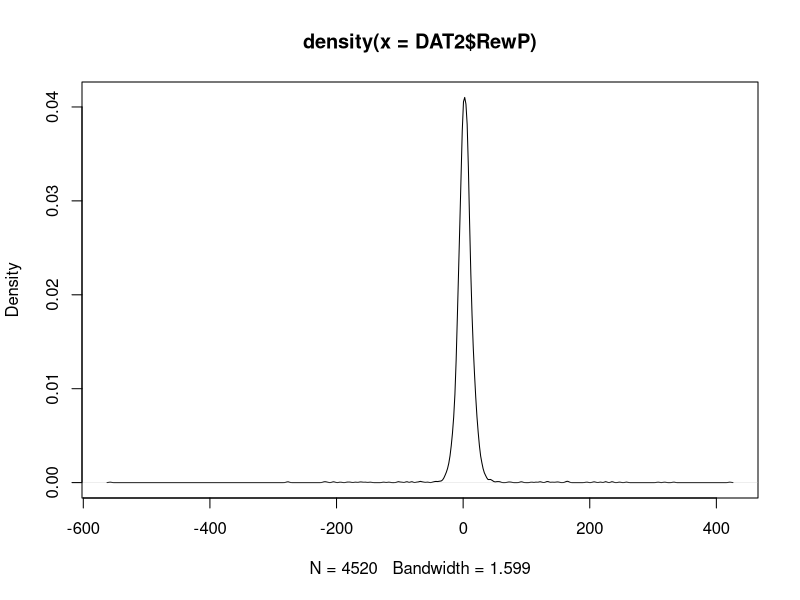
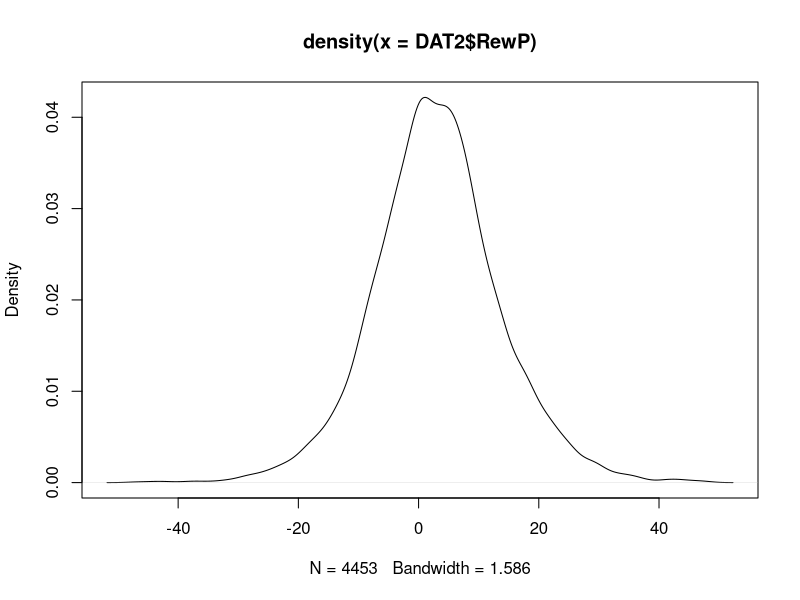

These figures' R source, in order: (Note: this script raises an error after producing the figures.)
# Keith Lohse
# Date: 2019-06-25

## Opening libraries -----------------------------------------------------------
library("ggplot2"); library("lme4"); library("lmerTest");library("dplyr");
library("car")

# if you do not already have these libraries installed, you will need to run:
# install.packages("ggplot2"); install.packages("lme4"); install.packages("lmerTest");
# install.packages("dplyr"); install.packages("car")

## Set working Directory ------------------------------------------------
getwd()

setwd("~/GitHub/cat_learn/")
getwd()

# let's see what is in the data folder
list.files()


##  Create a new smaller dataframe, REST, PRE, PRAC ----------------------------
DATA <- read.csv("./data_MASTER.csv", 
                 header = TRUE, sep=",",na.strings=c("","NA"))
head(DATA)

DATA$trial.c<-(DATA$trial-mean(DATA$trial))/10 #1-unit change = 10 trials
DATA$stim_cat<-factor(DATA$stim_cat)
DATA$resp_cat<-factor(DATA$resp_cat)
DATA$next_resp_same_cat<-factor(DATA$next_resp_same_cat)
DATA$prev_resp_same_cat<-factor(DATA$prev_resp_same_cat)

# Removing NAs for missed responses (1 exclusion)
DAT2<-subset(DATA, correct != "NA")
# Removing NAs for artifact rejection in the RewP (92 exclusions)
DAT2<-subset(DAT2, RewP != "NA")

## Removing statistical outliers in the data -----------------------------------
# Removing RewP Outliers ----
summary(DAT2$RewP)
sd(DAT2$RewP)
quantile(DAT2$RewP, c(0.0005,0.50,0.9995))
plot(density(DAT2$RewP))

DAT2<-subset(DAT2, RewP >= -50)
DAT2<-subset(DAT2, RewP <= 50)
plot(density(DAT2$RewP))


## Merging the acquistion data with the learning data --------------------------
LEARN <- read.csv("./data_POST_AVE.csv", 
                 header = TRUE, sep=",",na.strings=c("","NA"))
head(LEARN)



# selecting the subset of columns we want (ignoring individual categories for now)
head(LEARN[c(1,2,8,14,15,21,27,28,29,30,36:46)])

LEARN2<-LEARN[c(1,2,8,14,15,21,27,28,29,30,36:46)]

COMB <- merge(DAT2, LEARN2, by ="subID")
head(COMB)

## -------------------------- Overall Analyses ---------------------------------
## ------------------------ Single Trial Analyses ------------------------------
## Improvement Over Time During Practice ---------------------------------------
## Does accuracy improve over time?
head(COMB)
COMB$hit_binom<-(COMB$hit+1)/2
COMB$sterile.c<-(as.numeric(COMB$acq_cond)-1.5)*2
summary(as.factor(COMB$sterile))
summary(COMB$trial.c)

contrasts(COMB$stim_cat)<-contr.poly(5)

p01<-glmer(hit_binom~
             # Fixed-effects
             1+stim_cat*sterile.c*trial.c+ # adding in interaction
             # Random-effects
             (1+trial.c|subID)+(1|subID:stim_cat), data=COMB, family = binomial)

summary(p01)

Anova(p01, type=c("III"))  


## Aggregate RewP --------------------------------------------------------------
POST <- read.csv("./data_POST_LONG.csv", 
                 header = TRUE, sep=",",na.strings=c("","NA"))
POST$sterile.c<-(as.numeric(POST$acq_cond)-1.5)*2
head(POST)
AVE<-subset(POST, post_cond=="game" & rotated=="-1")
AVE<-subset(AVE, RewP_diff_Windows!="NA")
summary(AVE$RewP_diff_Windows)

m02<-lm(RewP_diff_Windows~sterile.c, data=AVE)
summary(m02)
anova(m02)
t.test(RewP_diff_Windows~acq_cond, data=AVE, paired=FALSE, var.equal=TRUE)


## Primary Analysis: Engagement --------------------------------------------------
head(AVE)
m05<-lm(eng_total~acq_cond, data=AVE)
summary(m05)
t.test(eng_total~acq_cond, data=AVE ,var.equal=TRUE)




## Practice Performance as a funciton of RewP ----------------------------------
head(LEARN)
LEARN$sterile.c<-(as.numeric(LEARN$acq_cond)-1.5)*2

m00a<-lm(sqrt(acq_total)~sterile.c+RewP_diff_Windows, data=LEARN)
summary(m00a)
#plot(m00b)
summary(LEARN$acq_cond)

m00b<-lm(sqrt(acq_total)~sterile.c+RewP_hit_ave_Windows+RewP_miss_ave_Windows, 
         data=LEARN)
summary(m00b)
#plot(m00b)
## -----------------------------------------------------------------------------



## Figure 3: Plot of Accuracy over Time by Category ----------------------------
labels <- c(game = "Game Group", sterile = "Sterile Group")

ggplot(data = COMB, 
       mapping = aes(x = trial, y = hit_binom)) +
  geom_jitter(aes(fill=stim_cat), pch=21, size= 2, height=0.01) + 
  stat_smooth(aes(color=stim_cat, lty=stim_cat), lwd=1.5, method="lm", se=FALSE)+
  facet_wrap(~acq_cond, labeller=labeller(acq_cond=labels))+
  scale_x_continuous(name = "Trial Number") +
  scale_y_continuous(name = "Proportion Correct")+
  scale_linetype_manual(name="Stimulus Category",
                    breaks=c("1", "2", "3", "4", "5"),
                    labels=c("Cat 1", "Cat 2", "Cat 3", "Cat 4", "Cat 5"),
                    values = c(1,2,4,5,6))+
  scale_fill_manual(name="Stimulus Category",
                    breaks=c("1", "2", "3", "4", "5"),
                    labels=c("Cat 1", "Cat 2", "Cat 3", "Cat 4", "Cat 5"),
                    values = c("black", "grey20", "grey30", "grey40", "grey50"))+
  scale_color_manual(name="Stimulus Category",
                    breaks=c("1", "2", "3", "4", "5"),
                    labels=c("Cat 1", "Cat 2", "Cat 3", "Cat 4", "Cat 5"),
                    values = c("black", "grey20", "grey30", "grey40", "grey50"))+
  theme(axis.text=element_text(size=16, colour="black"), 
        axis.title=element_text(size=16,face="bold"),
        legend.text=element_text(size=16),
        legend.title=element_text(size=16,face="bold"),
        strip.text = element_text(size=16, face="bold"),
        legend.position = "bottom")
## -----------------------------------------------------------------------------



## Sequential Effects on the RewP -----------------------------------------------
head(COMB)
SEQ <- subset(COMB, prev_resp_hit != "NA")
summary(as.factor(SEQ$sterile.c))  
summary(as.factor(SEQ$hit))  
summary(as.factor(SEQ$prev_resp_hit))  


s01<-lmer(RewP~
            # Fixed-effects
            1+sterile.c*trial.c*hit*prev_resp_hit+ # adding in interaction
            # Random-effects
            (1+trial.c|subID)+(1|subID:stim_cat), data=SEQ, REML=FALSE)

summary(s01)

Anova(s01, type=c("III"))


## Figure 6A: Sequential Effect on RewP ----------------------------------------
head(COMB)
labels <- c(correct = "Previous Correct", incorrect = "Previous Incorrect")

ggplot(data = SEQ, 
       mapping = aes(x = correct, y = RewP)) +
  geom_jitter(aes(fill=correct), position=position_jitterdodge(dodge.width=1), 
              pch=21, size=3, alpha = .6) + 
  geom_boxplot(aes(fill=correct), alpha = .8, notch=FALSE, 
               col="black", lwd=1, outlier.shape=NA)+
  scale_fill_manual(values = c("grey40", "white"))+
  facet_wrap(~prev_resp_correct, labeller=labeller(prev_resp_correct=labels))+
  scale_x_discrete(name = "Current Response") +
  scale_y_continuous(name = expression("sFA ("*mu*"V)"), limits=c(-50,50))+
  theme(axis.text=element_text(size=16, colour="black"), 
        axis.title=element_text(size=16,face="bold"),
        strip.text = element_text(size=16, face="bold"),
        legend.position = "none")


## Figure 6B: RewP Over Time ---------------------------------------------------
head(COMB)
labels <- c(correct = "Previous Correct", incorrect = "Previous Incorrect")

ggplot(data = SEQ, 
       mapping = aes(x = trial, y = RewP)) +
  geom_point(aes(fill=correct), pch=21, size=3, alpha = .6) + 
  stat_smooth(aes(lty=correct), col="black", method="lm", lwd = 1.5, se=FALSE)+
  facet_wrap(~prev_resp_correct, labeller=labeller(prev_resp_correct=labels))+
  scale_x_continuous(name = "Trial Number") +
  scale_y_continuous(name = expression("sFA ("*mu*"V)"), limits=c(-50,50))+
  scale_linetype_manual(name="Current Response",
                        breaks=c("correct", "incorrect"),
                        labels=c("Correct", "Incorrect"),
                        values = c(1,4))+
  scale_fill_manual(name="Current Response",
                    breaks=c("correct", "incorrect"),
                    labels=c("Correct", "Incorrect"),
                    values = c("grey40","white"))+
  theme(axis.text=element_text(size=16, colour="black"), 
        axis.title=element_text(size=16,face="bold"),
        legend.text=element_text(size=16),
        legend.title=element_text(size=16,face="bold"),
        strip.text = element_text(size=16, face="bold"),
        legend.position = "bottom")






## Retaining or Changing Responses ---------------------------------------------
## Does RewP predict keeping the same response or changing your response
# the next time you see a stimulus of the same category:
NEXT<-subset(COMB, next_cat_change != "NA")
head(NEXT)
summary(NEXT$next_cat_change)
summary(NEXT$RewP)
NEXT$RewP.c<-NEXT$RewP-mean(NEXT$RewP)
summary(NEXT$RewP.c)
summary(as.factor(NEXT$hit))
summary(as.factor(NEXT$sterile.c))


n01<-glmer(next_cat_change~
             # Fixed-effects
             1+sterile.c*trial.c*RewP.c*hit+ # adding in interaction
             # Random-effects
             (1+trial.c|subID)+(1|subID:stim_cat), data=NEXT, family = binomial)


summary(n01)
Anova(n01, type=c("III"))

## Figure 7A: Plot of Accuracy over Time by Category ---------------------------
labels <- c(game = "Game Group", sterile = "Sterile Group")

ggplot(data = NEXT, 
       mapping = aes(x = trial, y = next_cat_change)) +
  geom_jitter(aes(fill=stim_cat), pch=21, size= 2, height=0.01) + 
  stat_smooth(aes(col=stim_cat, lty=stim_cat), lwd=1.5, method="lm", se=FALSE)+
  facet_wrap(~acq_cond, labeller=labeller(acq_cond=labels))+
  scale_linetype_manual(name="Stimulus Category",
                        breaks=c("1", "2", "3", "4", "5"),
                        labels=c("Cat 1", "Cat 2", "Cat 3", "Cat4", "Cat 5"),
                        values = c(1,2,4,5,6))+
  scale_fill_manual(name="Stimulus Category",
                    breaks=c("1", "2", "3", "4", "5"),
                    labels=c("Cat 1", "Cat 2", "Cat 3", "Cat4", "Cat 5"),
                    values = c("black", "grey20", "grey30", "grey40", "grey50"))+
  scale_color_manual(name="Stimulus Category",
                     breaks=c("1", "2", "3", "4", "5"),
                     labels=c("Cat 1", "Cat 2", "Cat 3", "Cat4", "Cat 5"),
                     values = c("black", "grey20", "grey30", "grey40", "grey50"))+
  scale_x_continuous(name = "Trial Number") +
  scale_y_continuous(name = "Proportion of Change")+
  theme(axis.text=element_text(size=16, colour="black"), 
        axis.title=element_text(size=16,face="bold"),
        legend.text=element_text(size=16),
        legend.title=element_text(size=16,face="bold"),
        strip.text = element_text(size=16, face="bold"),
        legend.position = "bottom")

## Figure 7B: Switching by Trial and Accuracy ----------------------------------
labels <- c(game = "Game Group", sterile = "Sterile Group")

ggplot(data = NEXT, 
       mapping = aes(x = trial, y = next_cat_change)) +
  geom_point(aes(fill=correct), pch=21, size=3, alpha = .6) + 
  stat_smooth(aes(lty=correct, col=correct), method="lm", lwd = 1.5, se=FALSE)+
  facet_wrap(~acq_cond, labeller=labeller(acq_cond=labels))+
  scale_x_continuous(name = "Trial Number") +
  scale_y_continuous(name = "Proportion of Change")+
  scale_linetype_manual(name="Current Response",
                        breaks=c("correct", "incorrect"),
                        labels=c("Correct", "Incorrect"),
                        values = c(1,4))+
  scale_color_manual(name="Current Response",
                    breaks=c("correct", "incorrect"),
                    labels=c("Correct", "Incorrect"),
                    values = c("black","black"))+
  scale_fill_manual(name="Current Response",
                    breaks=c("correct", "incorrect"),
                    labels=c("Correct", "Incorrect"),
                    values = c("grey20","white"))+
  theme(axis.text=element_text(size=16, colour="black"), 
        axis.title=element_text(size=16,face="bold"),
        legend.text=element_text(size=16),
        legend.title=element_text(size=16,face="bold"),
        strip.text = element_text(size=16, face="bold"),
        legend.position = "bottom")
## -----------------------------------------------------------------------------

## Figure 7B: Switching by RewP and Accuracy ----------------------------------
labels <- c(game = "Game Group", sterile = "Sterile Group")

head(NEXT)

ggplot(data = NEXT, 
       mapping = aes(x = RewP, y = next_cat_change)) +
  geom_point(aes(fill=correct), pch=21, size=3, alpha = .6) + 
  stat_smooth(aes(lty=correct, col=correct), method="lm", lwd = 1.5, se=FALSE)+
  facet_wrap(~acq_cond, labeller=labeller(acq_cond=labels))+
  scale_x_continuous(name = expression("Current sFA ("*mu*"V)")) +
  scale_y_continuous(name = "Proportion of Change")+
  scale_linetype_manual(name="Current Response",
                        breaks=c("correct", "incorrect"),
                        labels=c("Correct", "Incorrect"),
                        values = c(1,4))+
  scale_color_manual(name="Current Response",
                     breaks=c("correct", "incorrect"),
                     labels=c("Correct", "Incorrect"),
                     values = c("black","black"))+
  scale_fill_manual(name="Current Response",
                    breaks=c("correct", "incorrect"),
                    labels=c("Correct", "Incorrect"),
                    values = c("black","white"))+  
  theme(axis.text=element_text(size=16, colour="black"), 
        axis.title=element_text(size=16,face="bold"),
        legend.text=element_text(size=16),
        legend.title=element_text(size=16,face="bold"),
        strip.text = element_text(size=16, face="bold"),
        legend.position = "bottom")
## -----------------------------------------------------------------------------


## Registered Analyses: Effects on Learning ------------------------------------
head(POST)
POST$sterile<-(as.numeric(POST$acq_cond)-1.5)*2
summary(as.factor(POST$sterile))  

m01<-lmer(rt_correct~
            # Fixed-effects
            1+
            sterile*retention*rotated+ # adding in interaction
            # Random-effects
            (1|subID)+(1|retention:subID)+(1|rotated:subID), data=POST, REML=FALSE)
Anova(m01, type="III")
summary(m01)



## Figure 3A: Number Correct as a Function of Group, Condition, and Rotation -----
labels <- c(game = "Game Group", sterile = "Sterile Group")

ggplot(data = POST, 
       mapping = aes(x = post_cond, y = num_correct)) +
  geom_jitter(aes(fill=as.factor(rotated)), position=position_jitterdodge(dodge.width=0.75), 
              pch=21, size=1.5, stroke=1, col="black", alpha = .8) + 
  geom_boxplot(aes(fill=as.factor(rotated)), alpha = .8, notch=FALSE, 
               col="black", lwd=1, outlier.shape=NA)+
  facet_wrap(~acq_cond, labeller=labeller(acq_cond=labels))+
  scale_x_discrete(name = "Post-Test Condition") +
  scale_y_continuous(name = "Number Correct")+
  scale_fill_manual(name="Stimulus Orientation",
                    breaks=c("-1", "1"),
                    labels=c("Original", "Rotated"),
                    values = c("grey20", "white"))+
  theme(axis.text=element_text(size=16, colour="black"), 
        axis.title=element_text(size=16,face="bold"),
        legend.text=element_text(size=16),
        legend.title=element_text(size=16,face="bold"),
        strip.text = element_text(size=16, face="bold"),
        legend.position = "bottom")







## Primary Analysis: Response Time on Correct Trials ---------------------------
m01<-lmer(md_crt_time~
            # Fixed-effects
            1+
            sterile*retention*rotated+ # adding in interaction
            # Random-effects
            (1|subID)+(1|retention:subID)+(1|rotated:subID), data=POST, REML=FALSE)

Anova(m01, type = "III")
summary(m01)



## Figure 3B: Median Correct Response Time as a Function of Group --------------
## Condition, and Rotation 
labels <- c(game = "Game Group", sterile = "Sterile Group")

ggplot(data = POST, 
       mapping = aes(x = post_cond, y = md_crt_time)) +
  geom_jitter(aes(fill=as.factor(rotated)), position=position_jitterdodge(dodge.width=0.75), 
              pch=21, size=1.5, stroke=1, col="black", alpha = .8) + 
  geom_boxplot(aes(fill=as.factor(rotated)), alpha = .8, notch=FALSE, 
               col="black", lwd=1, outlier.shape=NA)+
  facet_wrap(~acq_cond, labeller=labeller(acq_cond=labels))+
  scale_x_discrete(name = "Post-Test Condition") +
  scale_y_continuous(name = "Median Response Time on\n Correct Trials (s)")+
  scale_fill_manual(name="Stimulus Orientation",
                    breaks=c("-1", "1"),
                    labels=c("Original", "Rotated"),
                    values = c("grey20", "white"))+
  theme(axis.text=element_text(size=16, colour="black"), 
        axis.title=element_text(size=16,face="bold"),
        legend.text=element_text(size=16),
        legend.title=element_text(size=16,face="bold"),
        strip.text = element_text(size=16, face="bold"),
        legend.position = "bottom")




## Primary Analysis: RewP -------------------------------------------------------
head(LEARN)
LEARN$rt_correct<-sqrt(LEARN$post_total)
m02b<-(lm(rt_correct~acq_cond+RewP_ave+acq_total, data=LEARN))
summary(m02b)
#plot(m02b)
head(LEARN)
m05b<-(lm(rt_correct~acq_cond+eng_total+acq_total, data=LEARN))
summary(m05b)
#plot(m05b)








## ------------------ Simulation code ------------------------------------------
#"Dissociating the Contributions of Reward-Prediction Errors to Trial-Level Adaptation and Long-Term Learning"
#Lohse KR, Miller MW, Daou M, Valerius W, & Jones M
#17 Jan 2019

makeseq = function(){return(sample(rep(1:5,16)))} #create random ordering of stimuli; categories are coded 1:5 and each appears 16 times

learn = function(alpha,temp,sigmaR,sigmaEEG){ #simulate one subject
  #alpha = learning rate, temp = choice temperature, sigmaR = trial-level reward variance, sigmaEEG = observation noise variance in sFA
  w = matrix(-.6,5,5) #association weights, cat by response, initialized at chance values (20% reward 1, 80% reward -1)
  r = rep(0,80) #response on each trial
  delta = rep(0,80) #prediction error on each trial
  c = makeseq() #stimulus sequence -- actually just sequence of correct categories
  for(t in 1:80){ #loop trials
    r[t] = sample(5,1,prob=exp(w[c[t],]/temp)) #choose response by softmax
    delta[t] = ((r[t]==c[t])*2-1)*rnorm(1,1,sigmaR) - w[c[t],r[t]] #prediction error: reward as +/- N(0,sigmaR), minus prediction
    w[c[t],r[t]] = w[c[t],r[t]] + alpha*delta[t] #update association for current cat and response
  }
  delta = delta + rnorm(80,0,sigmaEEG) #add noise to observed delta, to model sFA signal
  return(cbind(c,r,delta)) #returns matrix of [cat,resp,delta] x trial
}

getprevcorr = function(cat,resp){ #determine whether previous response to current cat was correct, for all trials in the input sequence
  #cat = category sequence, resp = response sequence
  prevcorr = rep(-1,length(cat))
  for(t in 2:length(cat)){ #loop trials
    if(any(cat[1:(t-1)]==cat[t])) { #skip if this is first instance of this category, leaving value as -1
      prevtrial = max(which(cat[1:(t-1)]==cat[t])) #most recent instance of this category
      prevcorr[t] = resp[prevtrial]==cat[prevtrial] #1 if previous response was correct, 0 if incorrect
    }
  }
  return(prevcorr)
}

getnextswitch = function(cat,resp){ #determine whether next response to current cat switches from current response, for all trials in the input sequence
  #cat = category sequence, resp = response sequence
  nextswitch = rep(-1,length(cat))
  for(t in 1:(length(cat)-1)){ #loop trials
    if(any(cat[(t+1):length(cat)]==cat[t])) { #skip if this is last instance of this category, leaving value as -1
      nexttrial = min(which(cat[(t+1):length(cat)]==cat[t])) + t #next instance of this category
      nextswitch[t] = resp[nexttrial]!=resp[t] #1 if response switched, 0 otherwise
    }
  }
  return(nextswitch)
}

makeplots = function(accRewP,meandelta,switchratebytrial,deltacorrswitch){ #Figs 8-9 in paper
  #accRewP = number correct and RewP for each subject
  #meandelta = mean delta by trial number and trial type
  #switchratebytrial = switch rate by trial number and trial type
  #deltacorrswitch = [delta, correctness, response switch] on all nonterminal trials
  par(mfrow=c(2,2),mgp=c(1.5,.3,0)) #set up plots
  ##Panel A: scatterplot of accuracy by RewP across subjects
  plot(accRewP[,2],accRewP[,1],pch=16,cex=.5,ylim=c(0,80),yaxp=c(0,80,4),col=rgb(0,0,0,.05),xlab='Simulated RewP',ylab='Accuracy',cex.axis=.75,tck=-.03)
  title('A',adj=0,line=1)
  ##Panel B: sequential effects on delta
  plot(2:80,meandelta[2:80,'CC'],ylim=c(-1,2),yaxp=c(-1,2,3),ty='l',xlab='Trial',ylab='Simulated sFA',cex.axis=.75,tck=-.03) #previous correct, current correct
  lines(2:80,meandelta[2:80,'IC'],lty=2) #previous incorrect, current correct
  lines(2:80,meandelta[2:80,'CI'],col='red') #previous correct, current incorrect
  lines(2:80,meandelta[2:80,'II'],lty=2,col='red') #previous incorrect, current incorrect
  title('B',adj=0,line=1)
  ##Panel C: switch probabilility by trial
  plot(1:79,switchratebytrial[1:79,'C'],ylim=0:1,ty='l',xlab='Trial',ylab='Switch Proportion',cex.axis=.75,yaxp=c(0,1,2),tck=-.03) #current correct
  lines(1:79,switchratebytrial[1:79,'I'],col='red') #current incorrect
  title('C',adj=0,line=1)
  ##Panel D: switch probability by delta
  bins = 50 #number of bins for delta values in plot
  #switch probability following correct responses
  if(length(unique(deltacorrswitch[deltacorrswitch[,2]==1,1])) < bins){ #fewer unique delta values than bins; use unique values in plot
    vals = sort(unique(deltacorrswitch[deltacorrswitch[,2]==1,1])) #all unique values of delta following correct responses
    breaks = c(1.5*vals[1]-.5*vals[2],(vals[1:(length(vals)-1)]+vals[2:length(vals)])/2,1.5*vals[length(vals)]-.5*vals[length(vals)-1]) #breaks equally spaced between unique values
  }
  else {
    vals = sort(deltacorrswitch[deltacorrswitch[,2]==1,1]) #all individual values of delta following correct responses
    breaks = vals[c(1,length(vals)*(1:bins)/bins)] #breaks are all 1/bins quartiles
  }
  switchprobs = hist(deltacorrswitch[deltacorrswitch[,2]==1&deltacorrswitch[,3]==1,1],breaks=breaks,plot=F)$counts/hist(deltacorrswitch[deltacorrswitch[,2]==1,1],breaks=breaks,plot=F)$counts
  plot((breaks[1:(length(breaks)-1)]+breaks[2:length(breaks)])/2,switchprobs,xlab='Simulated sFA',ylab='Switch Proportion',ty='l',xlim=range(deltacorrswitch[,1]),ylim=0:1,cex.axis=.75,yaxp=c(0,1,2),tck=-.03)
  #switch probability following error responses
  if(length(unique(deltacorrswitch[deltacorrswitch[,2]==0,1])) < bins){ #fewer unique delta values than bins; use unique values in plot
    vals = sort(unique(deltacorrswitch[deltacorrswitch[,2]==0,1])) #all unique values of delta following error responses
    breaks = c(1.5*vals[1]-.5*vals[2],(vals[1:(length(vals)-1)]+vals[2:length(vals)])/2,1.5*vals[length(vals)]-.5*vals[length(vals)-1]) #breaks equally spaced between unique values
  }
  else {
    vals = sort(deltacorrswitch[deltacorrswitch[,2]==0,1]) #all individual values of delta following error responses
    breaks = vals[c(1,length(vals)*(1:bins)/bins)] #breaks are all 1/bins quartiles
  }
  switchprobs = hist(deltacorrswitch[deltacorrswitch[,2]==0&deltacorrswitch[,3]==1,1],breaks=breaks,plot=F)$counts/hist(deltacorrswitch[deltacorrswitch[,2]==0,1],breaks=breaks,plot=F)$counts
  lines((breaks[1:(length(breaks)-1)]+breaks[2:length(breaks)])/2,switchprobs,col='red')
  title('D',adj=0,line=1)
}

main = function(n,alpha,temp,sigmaR,sigmaEEG){
  #n = number of subjects, alpha = learning rate, temp = choice temperature, sigmaR = trial-level reward variance, sigmaEEG = observation noise variance in sFA
  accRewP = matrix(nrow=n,ncol=2) #subject x [number correct, RewP]
  perf = rep(0,80) #mean correct by trial (across subjects)
  meandelta = matrix(0,80,4) #mean delta by trial number and trial type
  colnames(meandelta)=c('CC','IC','CI','II') #trial types for meandelta: [previous instance, current trial]; C=Correct, I=Incorrect
  meandeltacounts = matrix(0,80,4) #counts of trial types for meandelta, at each trial number
  switchratebytrial = matrix(0,80,2) #switch rate; trial number x current accuracy
  colnames(switchratebytrial) = c('C','I') #trial types for switchratebytrial: Correct or Incorrect
  switchcountsbytrial = matrix(0,80,2) #counts of trial types for switchratebytrial, at each trial number
  deltacorrswitch = matrix(0,n*75,3) #tracking delta, current-trial accuracy, and response switch over all trials (excluding final trial for each subject and category)
  for(i in 1:n) { #loop subjects
    data = learn(alpha,temp,sigmaR,sigmaEEG) #simulate subject; returns [cat resp delta] x trial
    currentcorr = (data[,1]==data[,2]) #whether correct on current trial, by trial number
    accRewP[i,1] = sum(currentcorr) #total number correct for this subject
    accRewP[i,2] = mean(data[currentcorr==1,3]) - mean(data[currentcorr==0,3]) #RewP for this subject
    perf = perf + currentcorr #add performance for this subject (will normalize below)
    #sequential effects on delta
    prevcorr = getprevcorr(data[,1],data[,2]) #whether correct on previous instance of current cat, for all trials; 0/1 or -1 for NA
    meandelta[prevcorr==1&currentcorr==1,'CC'] = meandelta[prevcorr==1&currentcorr==1,'CC'] + data[prevcorr==1&currentcorr==1,3] #add deltas on CC trials (will normalize below)
    meandelta[prevcorr==0&currentcorr==1,'IC'] = meandelta[prevcorr==0&currentcorr==1,'IC'] + data[prevcorr==0&currentcorr==1,3] #add deltas on IC trials 
    meandelta[prevcorr==1&currentcorr==0,'CI'] = meandelta[prevcorr==1&currentcorr==0,'CI'] + data[prevcorr==1&currentcorr==0,3] #add deltas on CI trials
    meandelta[prevcorr==0&currentcorr==0,'II'] = meandelta[prevcorr==0&currentcorr==0,'II'] + data[prevcorr==0&currentcorr==0,3] #add deltas on II trials
    meandeltacounts = meandeltacounts + cbind(prevcorr==1&currentcorr==1, prevcorr==0&currentcorr==1, prevcorr==1&currentcorr==0, prevcorr==0&currentcorr==0) #update counts of trial types at all trial numbers
    #switch probability
    nextswitch = getnextswitch(data[,1],data[,2]) #whether next response to current cat switches from current response, for all trials; 0/1 or -1 for NA
    switchratebytrial[nextswitch==1&currentcorr==1,'C'] = switchratebytrial[nextswitch==1&currentcorr==1,'C'] + 1 #increment number of switches on all correct trials followed by a response switch (will normalize below)
    switchratebytrial[nextswitch==1&currentcorr==0,'I'] = switchratebytrial[nextswitch==1&currentcorr==0,'I'] + 1 #increment number of switches on all error trials followed by a response switch
    switchcountsbytrial = switchcountsbytrial + cbind(nextswitch!=-1&currentcorr==1,nextswitch!=-1&currentcorr==0) #update counts of trial types at all trial numbers
    deltacorrswitch[75*(i-1)+1:75,] = cbind(data[,3],currentcorr,nextswitch)[nextswitch!=-1,] #append lists of delta, correctness, and response switching for this subject, excluding final trial of each category
  }
  perf = perf/n #convert to mean
  meandelta[2:80,] = meandelta[2:80,]/meandeltacounts[2:80,] #convert to mean; counts for trial 1 will always be zero (other counts could be zero, especially if n is small)
  switchratebytrial[1:79,] = switchratebytrial[1:79,]/switchcountsbytrial[1:79,] #convert to mean; counts for last trial will always be zero
  makeplots(accRewP,meandelta,switchratebytrial,deltacorrswitch) #generate plots for Fig 8 or 9
  return(list(accRewP,perf,meandelta,switchratebytrial,deltacorrswitch,alpha,temp,sigmaR,sigmaEEG))
}
